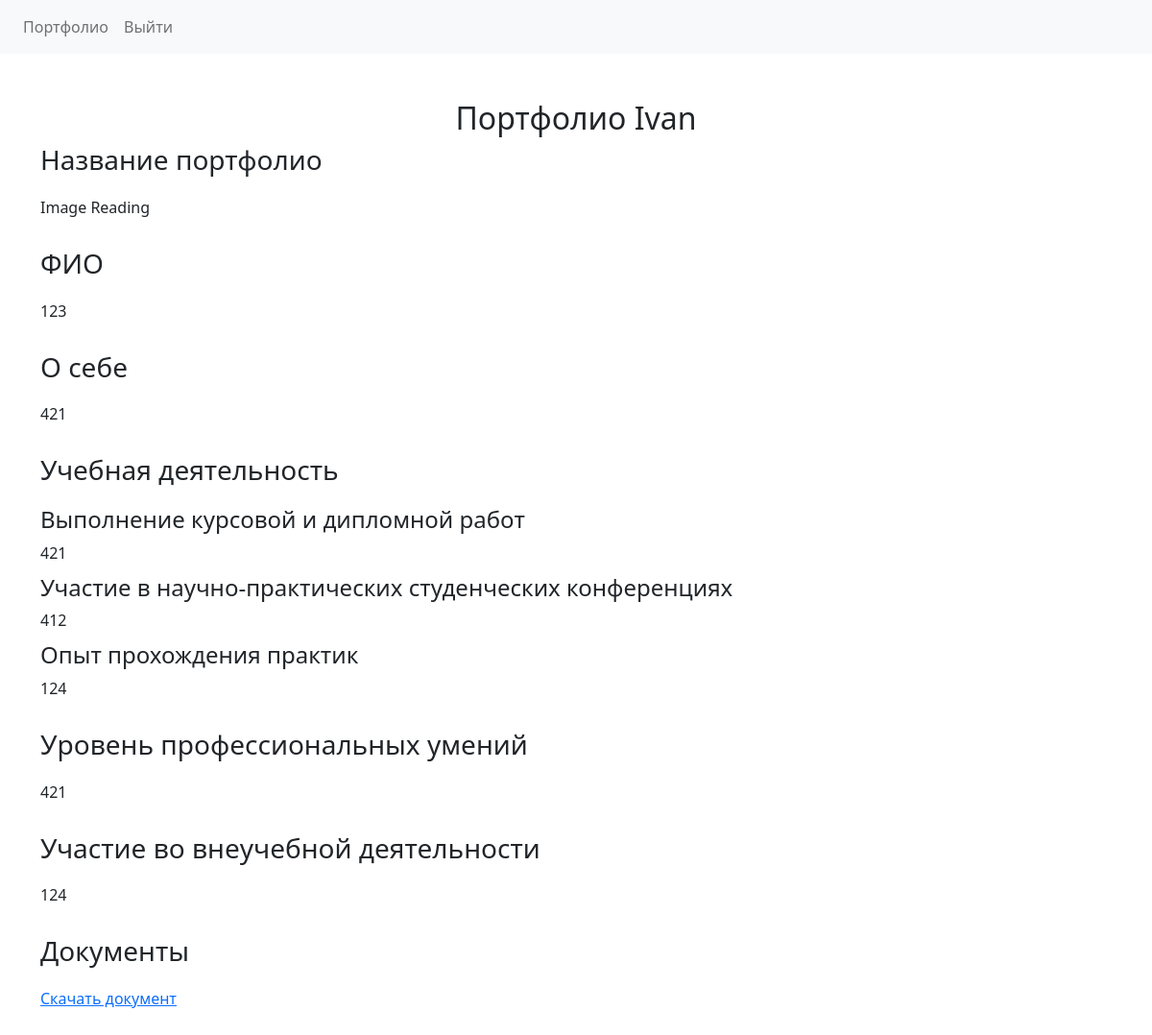
Page /portfolio/Ivan/7/ (signed in) on the committed database.
### portfolio/models.py (models this page shows, shortened)
class Portfolio(models.Model):
    user = models.ForeignKey(User, on_delete=models.CASCADE)
    title = models.CharField(max_length=200, default='')
    full_name = models.CharField(max_length=200, default='')
    about_me = models.TextField(default='')
    course_work = models.TextField(default='')
    conferences = models.TextField(default='')
    practices = models.TextField(default='')
    skills = models.TextField(default='')
    extracurricular_activities = models.TextField(default='')
    documents = models.FileField(upload_to='documents/', blank=True, null=True)
    avatar = models.ImageField(upload_to='avatars/', blank=True, null=True)  # Добавлено поле

### portfolio/views.py (the view)
# urls.py: path('portfolio/<str:username>/<int:portfolio_id>/', views.portfolio_detail_view, name='portfolio_detail'),
@login_required
def portfolio_detail_view(request, username, portfolio_id):
    user = get_object_or_404(User, username=username)
    portfolio = get_object_or_404(Portfolio, user=user, id=portfolio_id)
    return render(request, 'portfolio/portfolio_detail.html', {'portfolio': portfolio})

### portfolio/templates/portfolio/portfolio_detail.html (shortened to what this page needs)
{% load static %}
<!DOCTYPE html>
<html lang="en">
<head>
    <link href="https://cdn.jsdelivr.net/npm/bootstrap@5.1.3/dist/css/bootstrap.min.css" rel="stylesheet">
</head>
<body>
    <nav class="navbar navbar-expand-lg navbar-light bg-light">
        <div class="collapse navbar-collapse">
            <ul class="navbar-nav mr-auto">
                <li class="nav-item">
                    <a class="nav-link" href="{% url 'portfolio' %}">Портфолио</a>
                </li>
                <li class="nav-item">
                    <a class="nav-link" href="{% url 'logout' %}">Выйти</a>
                </li>
            </ul>
        </div>
    </nav>
    <div class="container mt-5">
        <h2 class="text-center">Портфолио {{ portfolio.user.username }}</h2>
        <div class="portfolio-section">
            <h3>Название портфолио</h3>
            <p>{{ portfolio.title }}</p>
        </div>
        <div class="portfolio-section">
            <h3>ФИО</h3>
            <p>{{ portfolio.full_name }}</p>
        </div>
        <div class="portfolio-section">
            <h3>О себе</h3>
            <p>{{ portfolio.about_me }}</p>
        </div>
        <div class="portfolio-section">
            <h3>Учебная деятельность</h3>
            <h4>Выполнение курсовой и дипломной работ</h4>
            <p>{{ portfolio.course_work }}</p>
            <h4>Участие в научно-практических студенческих конференциях</h4>
            <p>{{ portfolio.conferences }}</p>
            <h4>Опыт прохождения практик</h4>
            <p>{{ portfolio.practices }}</p>
        </div>
        <div class="portfolio-section">
            <h3>Уровень профессиональных умений</h3>
            <p>{{ portfolio.skills }}</p>
        </div>
        <div class="portfolio-section">
            <h3>Участие во внеучебной деятельности</h3>
            <p>{{ portfolio.extracurricular_activities }}</p>
        </div>
        <div class="portfolio-section">
            <h3>Документы</h3>
            {% if portfolio.documents %}
                <p><a href="{{ portfolio.documents.url }}" target="_blank">Скачать документ</a></p>
            {% else %}
                <p>Документы отсутствуют</p>
            {% endif %}
        </div>
    </div>
</body>
</html>

### portfolio/templates/portfolio/portfolio_detail.html (style rules this page uses)
.portfolio-section { margin-bottom: 30px; }
.portfolio-section h3 { margin-bottom: 20px; }
.portfolio-section p { margin-bottom: 10px; }

### rows in the picture
Portfolio: user.username "Ivan", title "Image Reading", full_name "123", about_me "421", course_work "421", conferences "412", practices "124", skills "421", extracurricular_activities "124"
